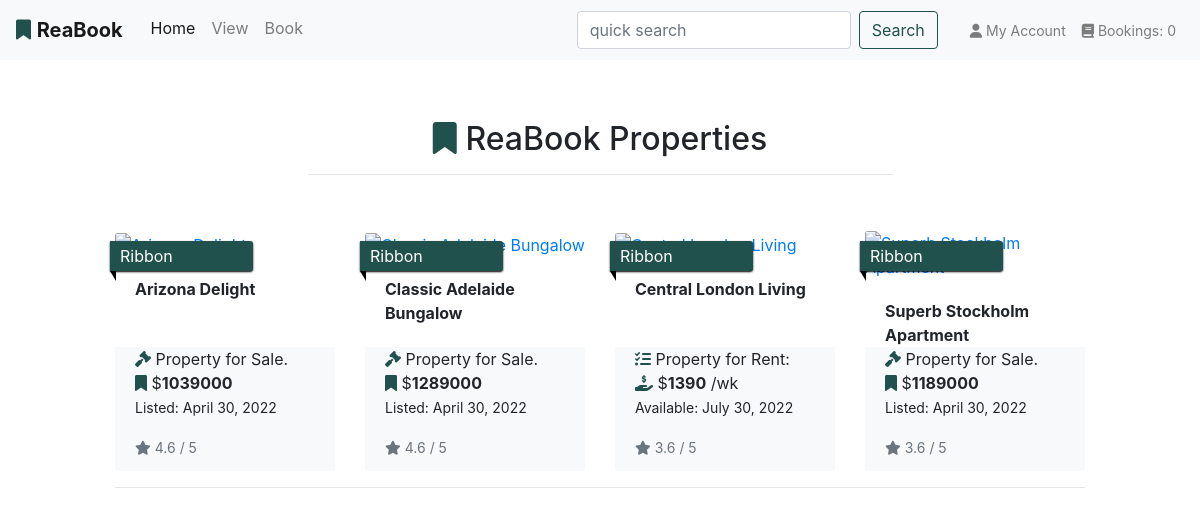
Before: /properties/ with the older database file.
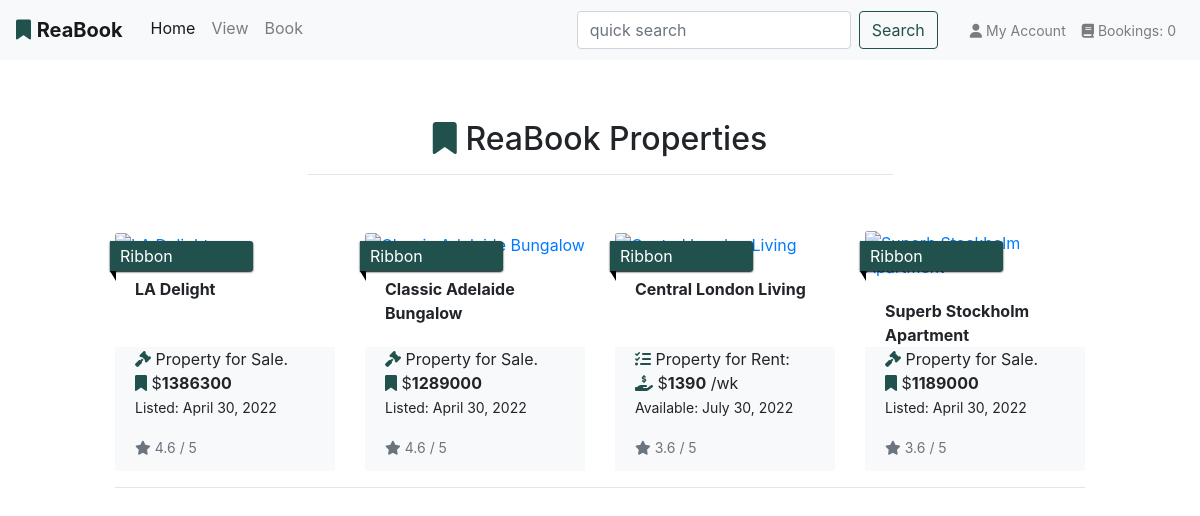
After: the same page with the newer database file.
### app_properties/models.py (models this page shows, shortened)
class Property(models.Model):
    category = models.ForeignKey(
        'Category', null=True, blank=True, on_delete=models.SET_NULL
        )
    sector = models.ForeignKey(
        'Sector', null=True, blank=True, on_delete=models.SET_NULL
        )
    title_no = models.CharField(max_length=254, null=True, blank=True)
    name = models.CharField(max_length=30)
    description = models.TextField()
    sale_price = models.IntegerField(null=False, blank=False, default=0)
    rent_pw = models.IntegerField(null=False, blank=False, default=0)
    rating = models.DecimalField(
        max_digits=3, decimal_places=1, null=True, blank=True
        )
    main_image_url = models.URLField(max_length=1024, null=True, blank=True)
    main_image = models.ImageField(null=True, blank=True)
    bath_image = models.ImageField(null=True, blank=True)
    kitchen_image = models.ImageField(null=True, blank=True)
    bedroom_image = models.ImageField(null=True, blank=True)
    living_image = models.ImageField(null=True, blank=True)
    main_image = models.ImageField(null=True, blank=True)
    bedrooms = models.IntegerField(null=False, blank=False)
    bathrooms = models.IntegerField(null=False, blank=False)
    carports = models.IntegerField(null=False, blank=False)
    land_area = models.IntegerField(null=True, blank=True)
    building_area = models.IntegerField(null=True, blank=True)
    air_conditioning = models.IntegerField(null=False, blank=False)
    unit_no = models.IntegerField(null=True, blank=True)
    house_no = models.IntegerField(null=True, blank=True)
    level = models.IntegerField(null=True, blank=True)
    street = models.CharField(max_length=40, null=True, blank=True)
    suburb = models.CharField(max_length=40)
    city = models.CharField(max_length=40)
    state = models.CharField(max_length=40, null=True, blank=True)
    country = models.CharField(max_length=40, null=True, blank=True)
    postcode = models.CharField(max_length=10)
    build_date = models.DateField(null=True, blank=True)
    list_date = models.DateField()
    list_duration = models.IntegerField(null=False, blank=False, default=30)
    date_available = models.DateField(null=True, blank=True)
    owner_fname = models.CharField(max_length=254, null=True, blank=False)
    owner_lname = models.CharField(max_length=254, null=True, blank=False)
    class Meta:
        verbose_name_plural = 'Properties'

### app_properties/views.py (the view)
# urls.py: path('', views.all_properties, name='properties'),
def all_properties(request):
    properties = Property.objects.all()
    context = {
        'properties': properties,
    }
    return render(request, 'properties/properties.html', context)

### app_properties/templates/properties/properties.html (shortened to what this page needs)
{% extends 'base.html' %}
{% load static %}
{% block page_header %}
<div class="container header-container-subpages">
</div>
{% endblock %}
{% block content %}
<div class="container-fluid">
    <div class="row">
        <div class="col text-center mt-3">
            <h2 class="logo-font"><i class="fas fa-bookmark reabook-logo"></i> ReaBook Properties</h2>
            <hr class="w-50 mb-1">
        </div>
    </div>
    <div class="row">
        <div class="product-container col-10 offset-1">
            <div class="row">
                {% for property in properties %}
                <div class="col-sm-6 col-md-6 col-lg-4 col-xl-3">
                    <div class="card property-card h-100 border-0">
                        <p class="ribbon">Ribbon</p>
                        {% if property.main_image %}
                        <a href="">
                        </a>
                        {% else %}
                        <a href="">
                        </a>
                        {% endif %}
                        <div class="card-body pb-0">
                            <p class="mb-0 font-weight-bold">{{ property.name }}</p>
                        </div>
                        <div class="card-footer bg-light pt-0 border-0 text-left">
                            <div class="row">
                                <div class="col">
                                    <p class="lead mb-0 text-left font-weight-bold">
                                        {% if property.sale_price > 0 %}
                                            <p class="fw-lighter fs-5"><i class="fas fa-gavel reabook-logo"></i> Property for Sale.
                                                <br><i class="fas fa-bookmark reabook-logo"></i> $<strong>{{ property.sale_price }}</strong>
                                                <br><small>Listed: {{ property.list_date }}</small></p>
                                            </p>
                                        {% else %}
                                            <p class="fw-lighter fs-6"><i class="fas fa-tasks reabook-logo"></i> Property for Rent:
                                                <br><i class="fas fa-hand-holding-usd reabook-logo"></i> $<strong>{{ property.rent_pw }}</strong> /wk
                                                <br><small>Available: {{ property.date_available }}</small></p>
                                        {% endif %}
                                    </p>
                                    {% if property.rating %}
                                    <small class="text-muted"><i class="fas fa-star mr-1"></i>{{ property.rating }} / 5</small>
                                    {% else %}
                                    <small class="text-muted">Not Rating Yet</small>
                                    {% endif %}
                                </div>
                            </div>
                        </div>
                    </div>
                </div>
                {% if forloop.counter|divisibleby:4 %}
                    <div class="col-12 d-none d-xl-block mb-5">
                        <hr>
                    </div>
                {% endif %}
                {% endfor %}
            </div>
        </div>
    </div>
</div>
{% endblock %}

Changed rows visible on the page:
changed Property: name "Arizona Delight" → "LA Delight"; sale_price "1039000" → "1386300"
